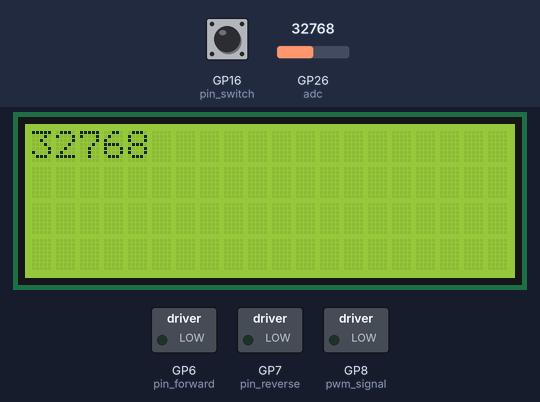
Recording of a program running on a simulated Raspberry Pi Pico running MicroPython. On the bench: 20×4 character LCD, switched loads named in the program (green lamp = pin HIGH). The inputs (shaded band) are chosen by the test bench; at power-on: GP16 (pin_switch) LOW, GP26 (adc) = 32768 (analog values on the 0–65535 scale). Library files of the repository ran but are not shown: lcd_api.py, pico_i2c_lcd.py; what the program prints to the serial console is not drawn.

Above: at 1.2 s.
1.3 s: GP16 (pin_switch) pulled HIGH for 1.25 s
At 2.8 s:
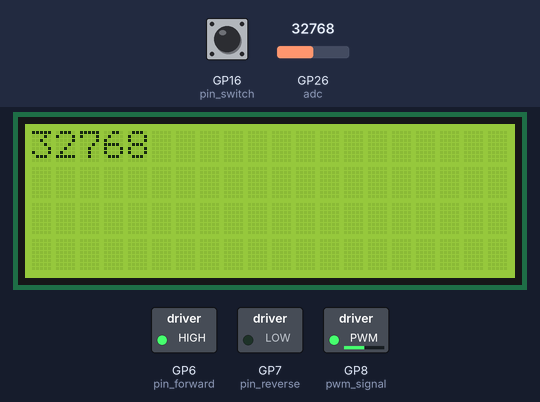
4.6 s: GP26 (adc) set to 45874
At 5.9 s:
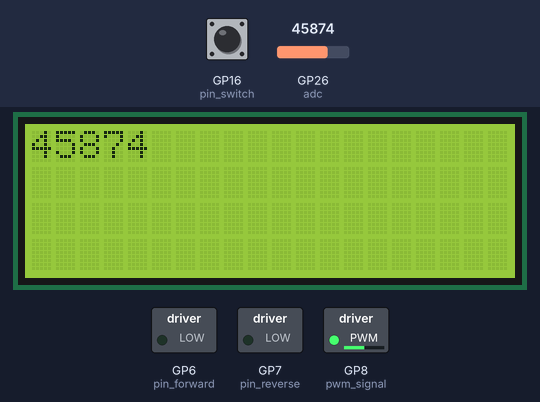
6.6 s: GP16 (pin_switch) pulled HIGH for 1.25 s
At 7.9 s:
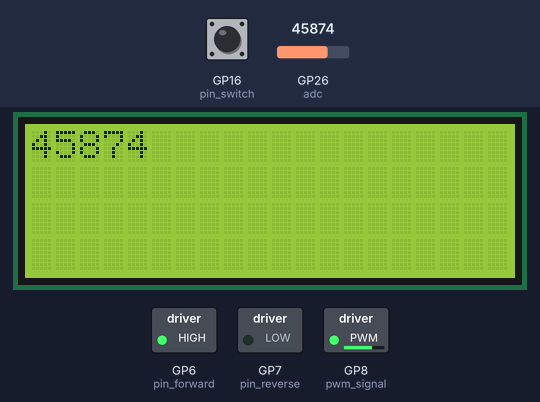
9.6 s: GP26 (adc) set to 57670
At 10.7 s:
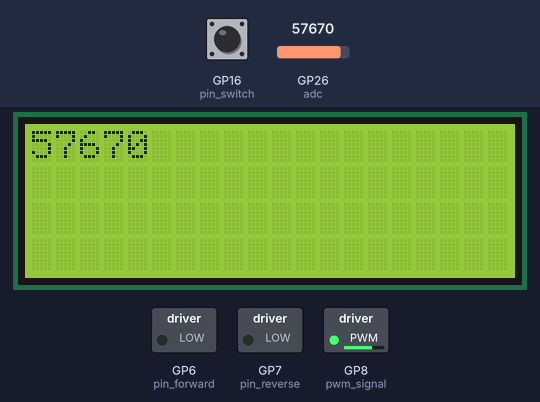
11.7 s: GP16 (pin_switch) pulled HIGH for 3.2 s
At 13.0 s:
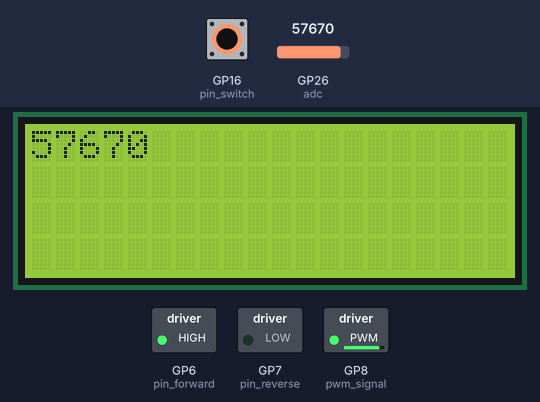
16.4 s: GP26 (adc) set to 65535
At 17.7 s:
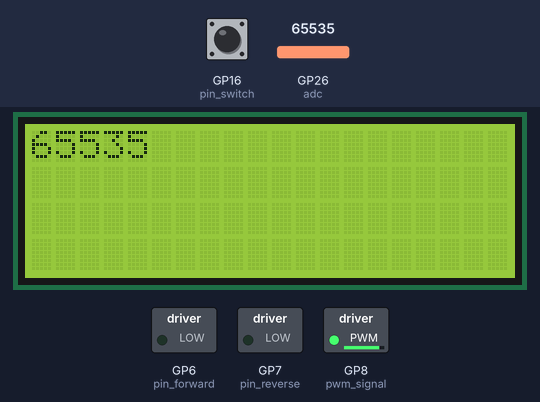
Timing chart, 0 to 19.4 s (numbered marks = the images above; inputs shaded):
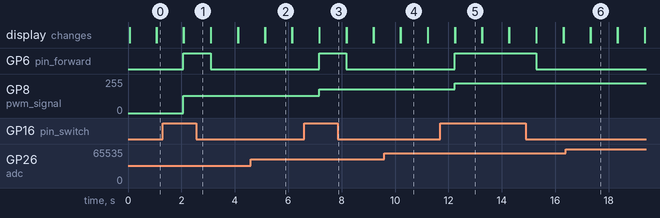

The program:

pwm_motor_direc.py
```python
from machine import I2C, ADC, PWM, Pin
import time

from lcd_api import LcdApi
from pico_i2c_lcd import I2cLcd

I2C_ADDR     = 0x27
I2C_NUM_ROWS = 4
I2C_NUM_COLS = 20

i2c = I2C(1, sda=Pin(18), scl=Pin(19), freq=400000)
lcd = I2cLcd(i2c, I2C_ADDR, I2C_NUM_ROWS, I2C_NUM_COLS)

adc = ADC(Pin(26))

pin_switch = Pin(16, Pin.IN)
pin_forward = Pin(6, Pin.OUT)
pin_reverse = Pin(7, Pin.OUT)
pwm_signal = PWM(Pin(8))
pwm_signal.freq(1000)

def trimmer():
    return adc.read_u16()

def main_lcd():
    lcd.clear()
    lcd.putstr(str(trimmer()))

def motor_start():
    print("Start")
    duty_cycle = round(trimmer())
    pwm_signal.duty_u16(duty_cycle)
    pin_forward.high()
    pin_reverse.low()

def motor_stop():
    print("Stop")
    pin_forward.low()
    pin_reverse.low()

init_state = 0
curr_state = 0
while True:
    main_lcd()
    time.sleep(1)
    curr_state = pin_switch.value()
    if curr_state != init_state:
        print("switch ON")
        motor_start()
    else:
        print("Switch OFF")
        motor_stop()
    pass
   # if pin_switch.value() == 1:
    #    motor_start()
     #else:
       # motor_stop()


    
```

Measured:
- after the input at 1.3 s, GP6 (pin_forward): LOW → HIGH after 0.78 s, → LOW 1.0 s later; GP8 (pwm_signal): 0/255 → 128/255 after 0.78 s
- after the input at 4.6 s, the display: first differs from a run without the input after 0.54 s (image 2)
- after the input at 6.6 s, GP6 (pin_forward): LOW → HIGH after 0.55 s, → LOW 1.0 s later; GP8 (pwm_signal): 128/255 → 178/255 after 0.55 s
- after the input at 9.6 s, the display: first differs from a run without the input after 0.62 s (image 4)
- after the input at 11.7 s, GP6 (pin_forward): LOW → HIGH after 0.53 s, → LOW 3.0 s later; GP8 (pwm_signal): 178/255 → 224/255 after 0.53 s
- after the input at 16.4 s, the display: first differs from a run without the input after 0.93 s (image 6)
- what the display in image 2 shows lasts 1.0 s, from 5.1 s to 6.1 s
